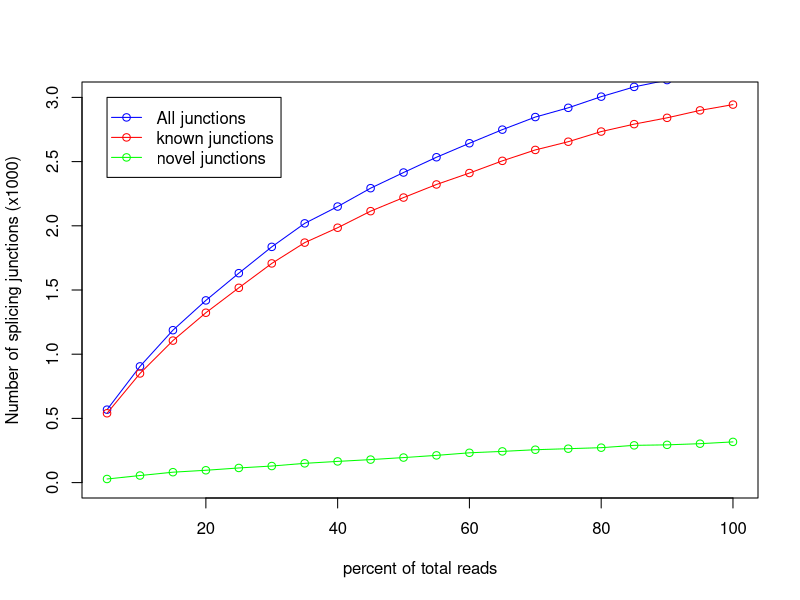

The R script that drew this image:
pdf('test.junctionSaturation_plot.pdf')
x=c(5,10,15,20,25,30,35,40,45,50,55,60,65,70,75,80,85,90,95,100)
y=c(540,850,1106,1323,1517,1707,1869,1985,2114,2220,2322,2411,2506,2591,2655,2734,2792,2841,2899,2944)
z=c(568,905,1187,1419,1631,1836,2019,2150,2293,2415,2534,2643,2749,2847,2919,3006,3082,3135,3202,3261)
w=c(28,55,81,96,114,129,150,165,179,195,212,232,243,256,264,272,290,294,303,317)
m=max(2,3,0)
n=min(0,0,0)
plot(x,z/1000,xlab='percent of total reads',ylab='Number of splicing junctions (x1000)',type='o',col='blue',ylim=c(n,m))
points(x,y/1000,type='o',col='red')
points(x,w/1000,type='o',col='green')
legend(5,3, legend=c("All junctions","known junctions", "novel junctions"),col=c("blue","red","green"),lwd=1,pch=1)
dev.off()
